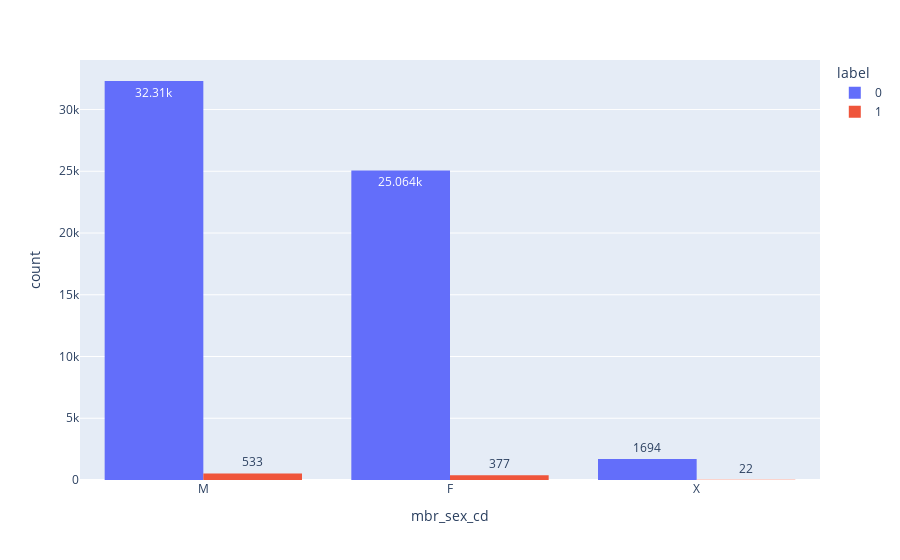

Notebook code cell kept with this figure:
### Markdown cell above
- 성별에 따른 이탈학생 수 그래프<p>
이탈 비율은 남학생: 1.65%, 여학생: 1.50% 로 남학생이 상대적으로 높았다.

### Code cell
fig = px.histogram(df, x="mbr_sex_cd", text_auto=True,
                 color="label", barmode="group")

fig.show()

### Figure 1 — Plotly figure (JSON) as saved in the notebook; plotly's stock layout.template omitted (floating-point values rounded to 4 significant figures; data arrays with more than 128 entries replaced by an {"elided": "..."} marker saying what was removed)
{"data": [{"alignmentgroup": "True", "bingroup": "x", "hovertemplate": "label=0<br>mbr_sex_cd=%{x}<br>count=%{y}<extra></extra>", "legendgroup": "0", "marker": {"color": "#636efa", "pattern": {"shape": ""}}, "name": "0", "offsetgroup": "0", "orientation": "v", "showlegend": true, "texttemplate": "%{value}", "type": "histogram", "x": {"elided": "59068 str values"}, "xaxis": "x", "yaxis": "y"}, {"alignmentgroup": "True", "bingroup": "x", "hovertemplate": "label=1<br>mbr_sex_cd=%{x}<br>count=%{y}<extra></extra>", "legendgroup": "1", "marker": {"color": "#EF553B", "pattern": {"shape": ""}}, "name": "1", "offsetgroup": "1", "orientation": "v", "showlegend": true, "texttemplate": "%{value}", "type": "histogram", "x": {"elided": "932 str values"}, "xaxis": "x", "yaxis": "y"}], "layout": {"barmode": "group", "legend": {"title": {"text": "label"}, "tracegroupgap": 0}, "margin": {"t": 60}, "xaxis": {"anchor": "y", "domain": [0, 1], "title": {"text": "mbr_sex_cd"}}, "yaxis": {"anchor": "x", "domain": [0, 1], "title": {"text": "count"}}}}
